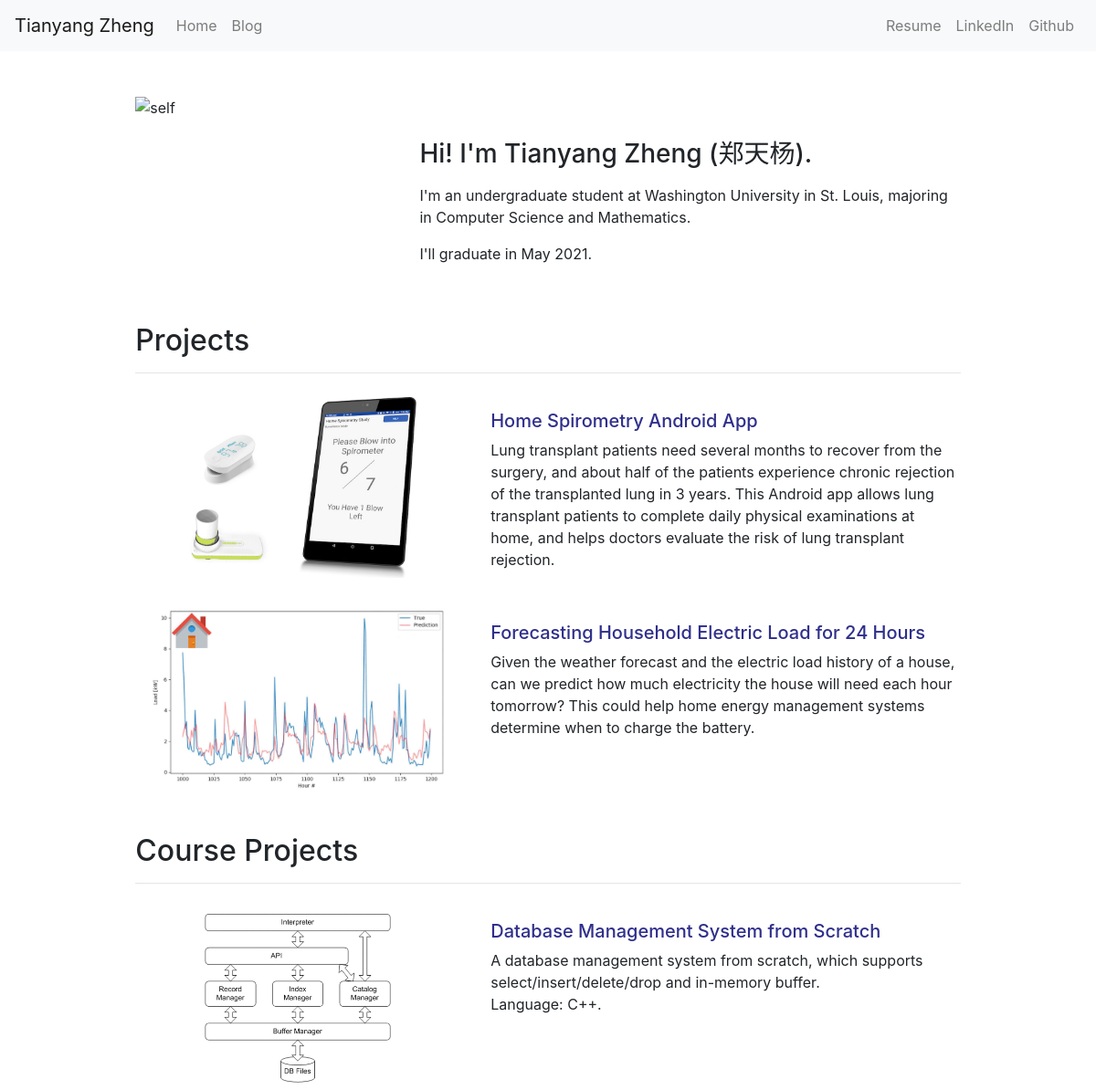
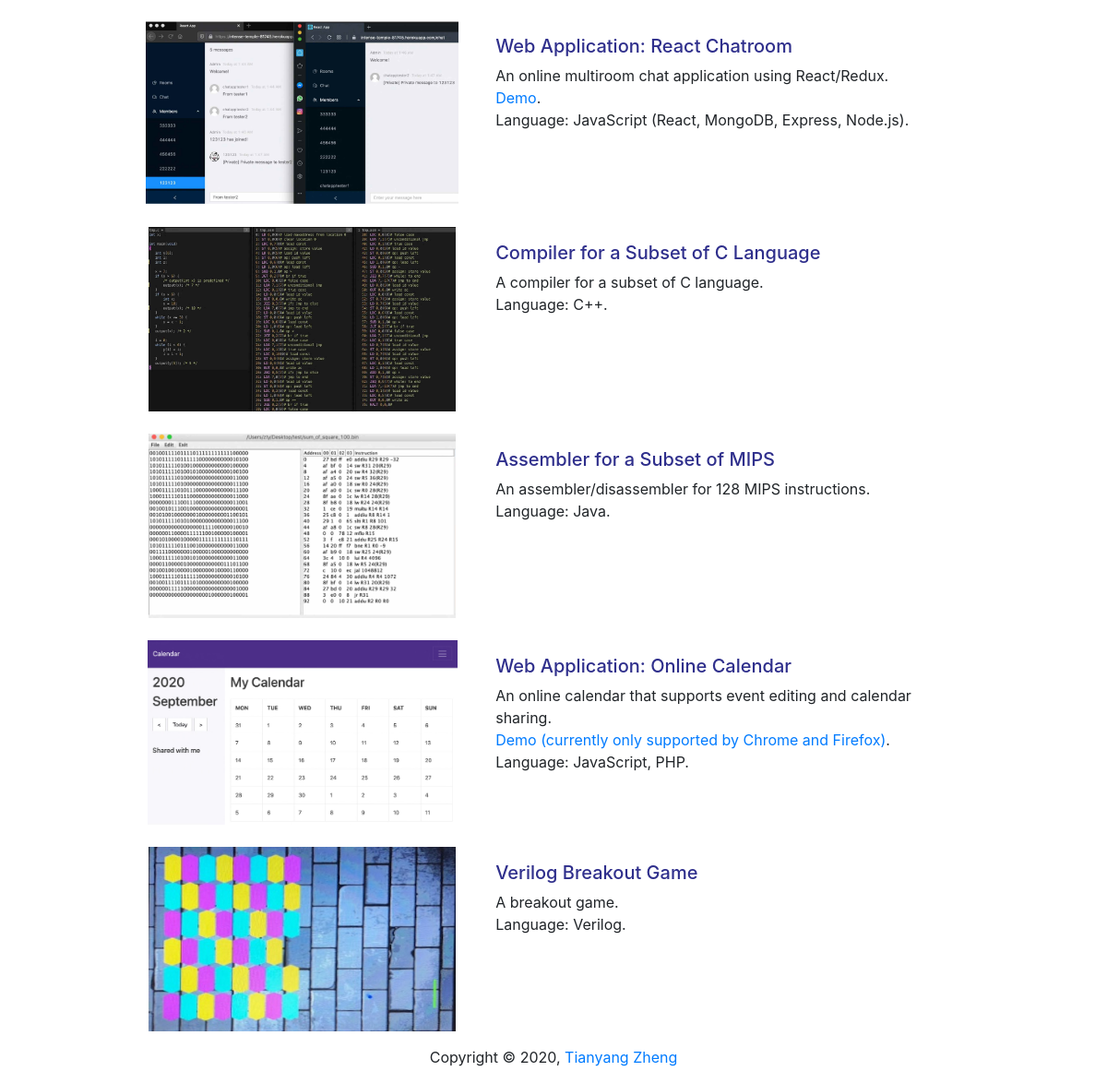
The page / on the database its author committed (2 pictures, top to bottom).
### portfolio/models.py (models this page shows, shortened)
class Project(models.Model):
    title = models.CharField(max_length=100)
    description = models.TextField(max_length=400)
    image = models.ImageField(upload_to='portfolio/images')
    priority = models.IntegerField(blank=True)
    url = models.URLField(blank=True)

class CourseProject(models.Model):
    title = models.CharField(max_length=100)
    description = models.TextField(max_length=400)
    image = models.ImageField(upload_to='portfolio/images')
    priority = models.IntegerField(blank=True)
    url = models.URLField(blank=True)

### portfolio/views.py (the view)
# urls.py: 2. Add a URL to urlpatterns:  path('', views.home, name='home')
def home(request):
    projects = Project.objects.all().order_by('-priority')
    course_projects = CourseProject.objects.all().order_by('-priority')
    return render(request, 'portfolio/home.html', {'projects': projects, 'course_projects': course_projects})

### portfolio/templates/portfolio/home.html
{% extends 'portfolio/base.html' %}
{% block content %}
    {% load static %}
    <div class="container">
        <div class="row pt-5">
            <div class="col">
                <img class="image-fluid" src="{% static 'portfolio/self.jpg' %}" alt="self" height="250pt">
            </div>
            <div class="col-8 mt-5">
                <h3>
                    Hi! I'm Tianyang Zheng (郑天杨).
                </h3>
                <p class="mt-3">
                    I'm an undergraduate student at Washington University in St. Louis,
                    majoring in Computer Science and Mathematics.
                </p>
                <p class="mt-3">
                    I'll graduate in May 2021.
                </p>
            </div>
        </div>
        <h2 class="mt-5">Projects</h2>
        <hr>
        {% for project in projects %}
            <div class="row mt-4">
                <div class="col-5 text-center">
                    {% if project.url %}
                        <a href="{{ project.url }}" class="text-link">
                    {% endif %}
                    <img src="{{ project.image.url }}" alt="image" height="200pt">
                    {% if project.url %}
                        </a>
                    {% endif %}
                </div>
                <div class="col-7 mt-3">
                    {% if project.url %}
                        <a href="{{ project.url }}" class="text-link">
                    {% endif %}
                    <h5>{{ project.title }}</h5>
                    {% if project.url %}
                        </a>
                    {% endif %}
                    <p>
                        {{ project.description }}
                    </p>
                </div>
            </div>
        {% endfor %}
        <h2 class="mt-5">Course Projects</h2>
        <hr>
        {% for course_project in course_projects %}
            <div class="row mt-4">
                <div class="col-5 text-center">
                    {% if course_project.url %}
                        <a href="{{ course_project.url }}" class="text-link">
                    {% endif %}
                    <img src="{{ course_project.image.url }}" alt="image" height="200pt">
                    {% if course_project.url %}
                        </a>
                    {% endif %}
                </div>
                <div class="col-7 mt-3">
                    {% if course_project.url %}
                        <a href="{{ course_project.url }}" class="text-link">
                    {% endif %}
                    <h5>{{ course_project.title }}</h5>
                    {% if course_project.url %}
                        </a>
                    {% endif %}
                    <p>
                        {{ course_project.description|safe }}
                    </p>
                </div>
            </div>
        {% endfor %}
    </div>
{% endblock %}

### portfolio/templates/portfolio/base.html (shortened to what this page needs)
{% load static %}
<!doctype html>
<html lang="en">
<head>
    <link rel="stylesheet" href="https://maxcdn.bootstrapcdn.com/bootstrap/4.0.0/css/bootstrap.min.css"
>
    <link rel="stylesheet" href="{% static 'portfolio/style.css' %}">
</head>
<body>
<nav class="navbar navbar-expand-lg navbar-light bg-light">
    <a class="navbar-brand" href="{% url 'home' %}">Tianyang Zheng</a>
    <div class="collapse navbar-collapse" id="navbarSupportedContent">
        <ul class="navbar-nav mr-auto">
            <li class="nav-item">
                <a class="nav-link" href="{% url 'home' %}">Home <span class="sr-only">(current)</span></a>
            </li>
            <li class="nav-item">
                <a class="nav-link" href="{% url 'blog:all_blogs' %}">Blog</a>
            </li>
        </ul>
        <form class="form-inline my-2 my-lg-0">
            <ul class="navbar-nav mr-auto">
                <li class="nav-item">
                    <a class="nav-link"
                       href="https://drive.google.com/file/d/1aC-5TvoW09A_we6A83JyyXbykY61xks8/view?usp=sharing">Resume</a>
                </li>
                <li class="nav-item">
                    <a class="nav-link" href="https://www.linkedin.com/in/tianyang-zheng-4b9a3b133/">LinkedIn</a>
                </li>
                <li class="nav-item">
                    <a class="nav-link" href="https://github.com/ztyreg">Github</a>
                </li>
            </ul>
        </form>
    </div>
</nav>
{% block content %}{% endblock %}
<footer class="page-footer font-small blue">
    <div class="footer-copyright text-center py-3">Copyright © 2020,
        <a href="#"> Tianyang Zheng</a>
    </div>
</footer>
</body>
</html>

### portfolio/static/portfolio/style.css (style rules this page uses)
.container { max-width: 700pt; }
.text-link { color: #2f2f8c; }

### rows shown on the page
Project: image (picture), title "Home Spirometry Android App", description "Lung transplant patients need several months to recover from the surgery, and about half of the patients experience chronic rejection of the transplanted lung in 3 years. This Android app allows lung transplant patients to complete daily physical examinations at home, and helps doctors evaluate the risk of lung transplant rejection."
Project: image (picture), title "Forecasting Household Electric Load for 24 Hours", description "Given the weather forecast and the electric load history of a house, can we predict how much electricity the house will need each hour tomorrow? This could help home energy management systems determine when to charge the battery."
CourseProject: image (picture), title "Database Management System from Scratch", description "A database management system from scratch, which supports select/insert/delete/drop and in-memory buffer. Language: C++."
CourseProject: image (picture), title "Web Application: React Chatroom", description "An online multiroom chat application using React/Redux. Demo . Language: JavaScript (React, MongoDB, Express, Node.js)."
CourseProject: image (picture), title "Compiler for a Subset of C Language", description "A compiler for a subset of C language. Language: C++."
CourseProject: image (picture), title "Assembler for a Subset of MIPS", description "An assembler/disassembler for 128 MIPS instructions. Language: Java."
CourseProject: image (picture), title "Web Application: Online Calendar", description "An online calendar that supports event editing and calendar sharing. Demo (currently only supported by Chrome and Firefox) . Language: JavaScript, PHP."
CourseProject: image (picture), title "Verilog Breakout Game", description "A breakout game. Language: Verilog."
